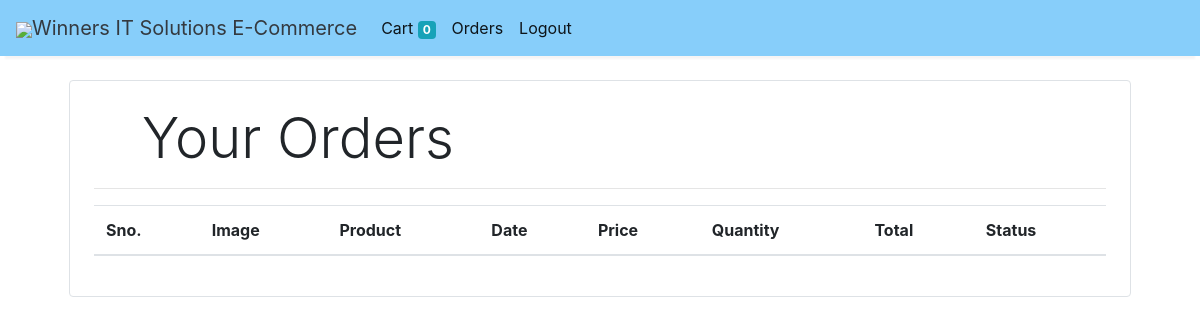
Before: /orders (signed in) with the older database file.
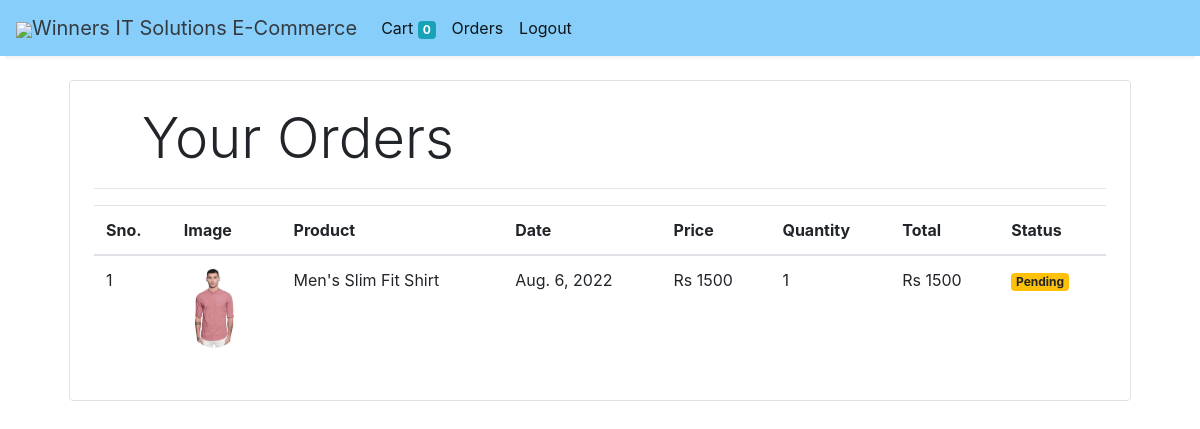
After: the same page with the newer database file.
### store/models/orders.py (models this page shows, shortened)
class Order(models.Model):
    product = models.ForeignKey(Products,
                                on_delete=models.CASCADE)
    customer = models.ForeignKey(Customer,
                                 on_delete=models.CASCADE)
    quantity = models.IntegerField(default=1)
    price = models.IntegerField()
    address = models.CharField (max_length=50, default='', blank=True)
    phone = models.CharField (max_length=50, default='', blank=True)
    date = models.DateField (default=datetime.datetime.today)
    status = models.BooleanField (default=False)
    @staticmethod
    def get_orders_by_customer(customer_id):
        return Order.objects.filter(customer=customer_id).order_by('-date')

### store/models/product.py (models this page shows, shortened)
class Products(models.Model):
    name = models.CharField(max_length=60)
    price= models.IntegerField(default=0)
    category= models.ForeignKey(Category,on_delete=models.CASCADE,default=1 )
    description= models.CharField(max_length=250, default='', blank=True, null= True)
    image= models.ImageField(upload_to='uploads/products/')

### store/middlewares/auth.py (the view)
    def middleware(request):
        print(request.session.get('customer'))
        returnUrl = request.META['PATH_INFO']
        print(request.META['PATH_INFO'])
        if not request.session.get('customer'):
           return redirect(f'login?return_url={returnUrl}')
        response = get_response(request)
        return response

### store/templatetags/custom_filter.py (called while the page is built)
@register.filter(name='currency')
def currency(number):
    return "Rs "+str(number)

@register.filter(name='multiply')
def multiply(number , number1):
    return number * number1

### store/views/orders.py (called while the page is built)
    def get(self , request ):
        customer = request.session.get('customer')
        orders = Order.get_orders_by_customer(customer)
        print(orders)
        return render(request , 'orders.html'  , {'orders' : orders})

### store/templates/orders.html
{% extends 'base.html' %}
{% block content %}
{% load cart %}
{% load custom_filter %}
<div class="container">
   <div class="border rounded p-4 m-4">
        <p class="display-4 pl-4 ml-4">Your Orders</p>
        <hr>
        <table class="table">
            <thead>
                <tr>
                    <th>Sno.</th>
                    <th>Image</th>
                    <th>Product</th>
                    <th>Date</th>
                    <th>Price</th>
                    <th>Quantity</th>
                    <th>Total</th>
                    <th>Status</th>
                </tr>
            </thead>
            <tbody>
                {% for order in orders %}
                <tr>
                    <td>{{forloop.counter}}</td>
                    <td><img style="height: 80px;" class="rounded-circle" src="{{order.product.image.url}}" alt=""></td>
                    <td>{{order.product.name}}</td>
                    <td>{{order.date}}</td>
                    <td>{{order.price|currency}}</td>
                    <td>{{order.quantity}}</td>
                    <td>{{order.quantity|multiply:order.price|currency}}</td>
                    {% if order.status %}
                    <td><small class="badge badge-success">Completed</small></td>
                    {%else%}
                    <td><small class="badge badge-warning">Pending</small></td>
                    {% endif %}
                </tr>
                {% endfor %}
            </tbody>
        </table>
   </div>
</div>
{% endblock %}

### store/templates/base.html (shortened to what this page needs)
<!doctype html>
<html lang="en">
<head>
  <link rel="stylesheet" href="https://maxcdn.bootstrapcdn.com/bootstrap/4.0.0/css/bootstrap.min.css"
>
</head>
<body>
<nav class="one-edge-shadow
  navbar navbar-light
  sticky-top navbar
  navbar-expand-lg
  text-white">
    <a class="navbar-brand ms-3 text-dark " href="/">
    <link rel="stylesheet" href="https://use.fontawesome.com/releases/v5.7.0/css/all.css">
    <img src="https://logos-world.net/wp-content/uploads/2020/11/Flipkart-Logo-2007-2015.png" style="width:50px;height:50px,color:text-light;">Winners IT Solutions E-Commerce</a>
    <div class="collapse navbar-collapse" id="navbarSupportedContent">
      <ul class=" navbar-nav my-2 my-lg-0">
        <li class="nav-item active">
          <a class="nav-link" href="/cart">Cart
            <span class="badge btn-info">{{request.session.cart.keys|length}}</span>
            <span class="sr-only">(current)</span></a>
        </li>
        {% if request.session.customer %}
        <li class="nav-item active ">
          <a class="nav-link" href="/orders">Orders<span class="sr-only">(current)</span></a>
        </li>
        <li class="nav-item active ">
          <a class="nav-link" href="/logout">Logout<span class="sr-only">(current)</span></a>
        </li>
        {% endif %}
      </ul>
    </div>
  </nav>
  {% block content %}{% endblock %}
</body>
</html>

### store/templates/base.html (style rules this page uses)
nav { background-color: lightskyblue; }
.one-edge-shadow { box-shadow: 0 8px 2px -5px rgb(246, 245, 245); }

Changed rows visible on the page:
added Order: product.image (picture), product.name "Men's Slim Fit Shirt", date "Aug. 6, 2022", price "Rs 1500", quantity "1", quantity|multiply "Rs 1500", status "Pending"
